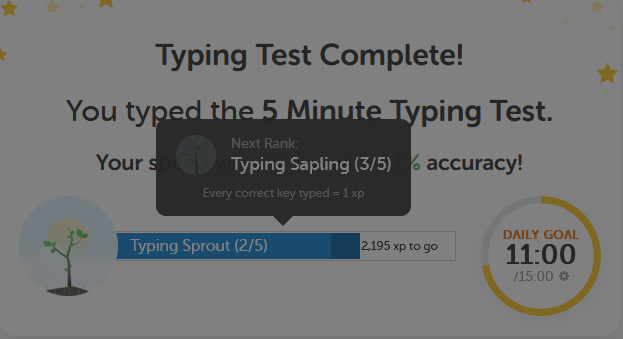
#> input picture grading/Ai/draft/test1.png, 623 x 339 px, given in place of the camera
$ python filters.py
#> lines starting #> are read from the running program, lines starting #| are printed output that depends on the picture; after the words box and inside, x2 and y2 are one past the last pixel; in counts of white or black regions, pixels touching at a corner belong together
import cv2
import numpy as np


# cap = cv2.VideoCapture("https://192.168.137.43:8080/video")
cap = cv2.VideoCapture(0)

# Grayscale Intensity values to convert from RGB to grayscale
# original values [B = [0.114] , G = [0.299] , R = [0.587]]
CUSTOME_BGR2GRAY =np.array([[0.587] ,[0.299],[0.0] ] )

while(cap.isOpened()):
    # Load image
    ret,image = cap.read()
#> image is the input picture: shape (339, 623, 3); mean B, G, R 112.8, 112.7, 111.4

    image = cv2.flip(image,1)
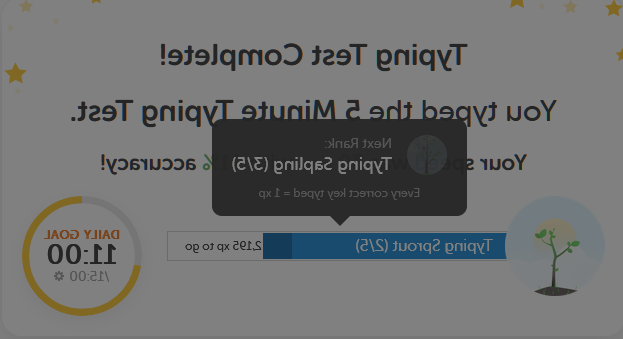
#> image: shape (339, 623, 3); mean B, G, R 112.8, 112.7, 111.4

    # Convert to grayscale

    gray = cv2.cvtColor(image, cv2.COLOR_BGR2GRAY)
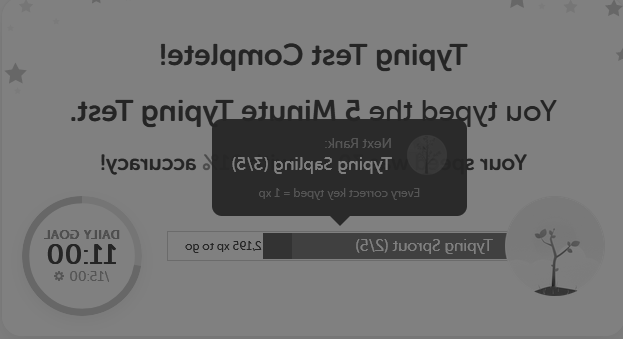
#> gray: shape (339, 623); min 28, max 128, mean 112.3


    # [4 lines of commented-out code are left out]

    grayblue =  np.dot(image[:,:] , CUSTOME_BGR2GRAY )
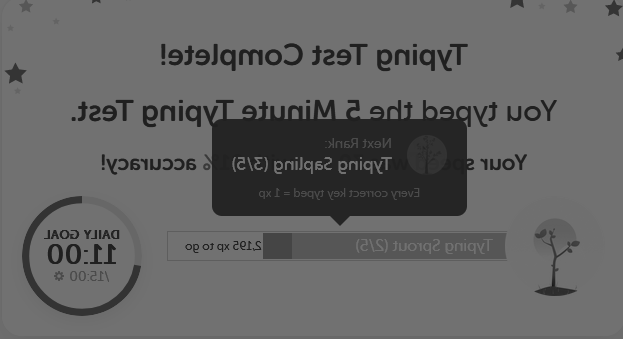
#> grayblue: shape (339, 623, 1) float64; min 23.34, max 113.4, mean 99.9
    grayblue = grayblue.reshape((grayblue.shape[0],grayblue.shape[1]))
    # Convert the result to integer values
    grayblue = grayblue.astype(np.uint8)
#> grayblue: shape (339, 623)


    kernel = np.ones((4,4),np.float32)/16

    smoothed = cv2.filter2D(gray,-1,kernel)
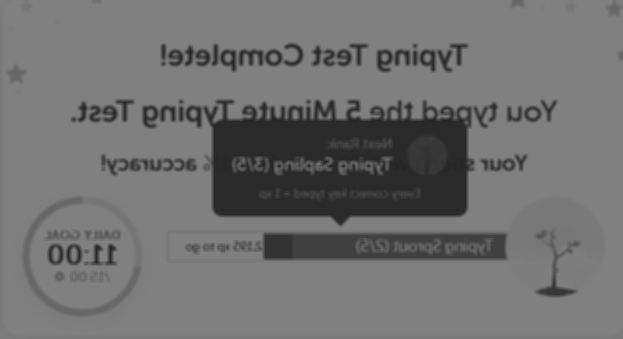
#> smoothed: shape (339, 623); min 37, max 128, mean 112.3

    # # Define the kernel size and type
    # kernel = np.ones((5, 5), np.uint8)
    # # Apply dilation
    # max_filtered = cv2.dilate(thresh100, kernel)

    # Define the kernel size and type
    kernel = np.ones((5, 5), np.uint8)

    # Apply erosion
    min_filtered = cv2.erode(gray, kernel)
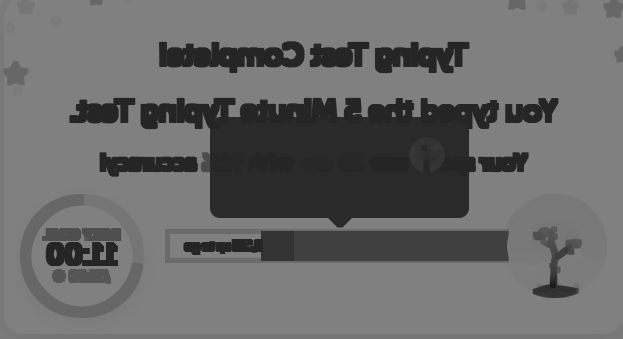
#> min_filtered: shape (339, 623); min 28, max 128, mean 105.1
    # min_filtered = cv2.erode(min_filtered, kernel)

    # Apply erosion
    min_filtered_blue = cv2.erode(gray, kernel)
    # min_filtered_blue = cv2.erode(min_filtered, kernel)


    # ret,threshgray = cv2.threshold(gray,100,255,0)
    # ret,threshsmoothed = cv2.threshold(smoothed,100,255,0)
    ret,threshmin_filtered = cv2.threshold(min_filtered,100,255,0)
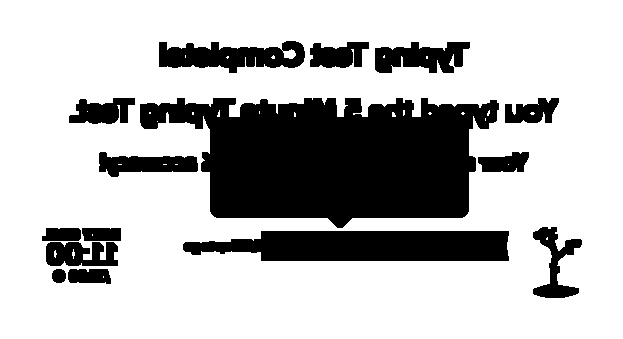
#> threshmin_filtered: shape (339, 623); 73.7% white; 15 black regions, largest, box (x1, y1, x2, y2) and area: (140, 98, 499, 228) 32041, (183, 231, 509, 261) 8318, (159, 41, 305, 73) 2958
    ret,threshmin_filtered_blue = cv2.threshold(min_filtered_blue,100,255,0)


    # cv2.imshow('Image', gray)
    # cv2.imshow('Image blue', grayblue)

    cv2.imshow('thresh100 min_filtered_blue', min_filtered )
    # cv2.imshow('smoothed gray Detection', threshsmoothed )
    cv2.imshow('thresh100 min filtered Detection', min_filtered_blue )


    # This command let's us quit with the "q" button on a keyboard.
    if cv2.waitKey(1) & 0xFF == ord('q') :
#> (key q is pressed here)
	    break

print(gray)
#> (printed output is left out)
print(grayblue)
#> (printed output is left out)
# cv2.waitKey(0)
cv2.destroyAllWindows()
